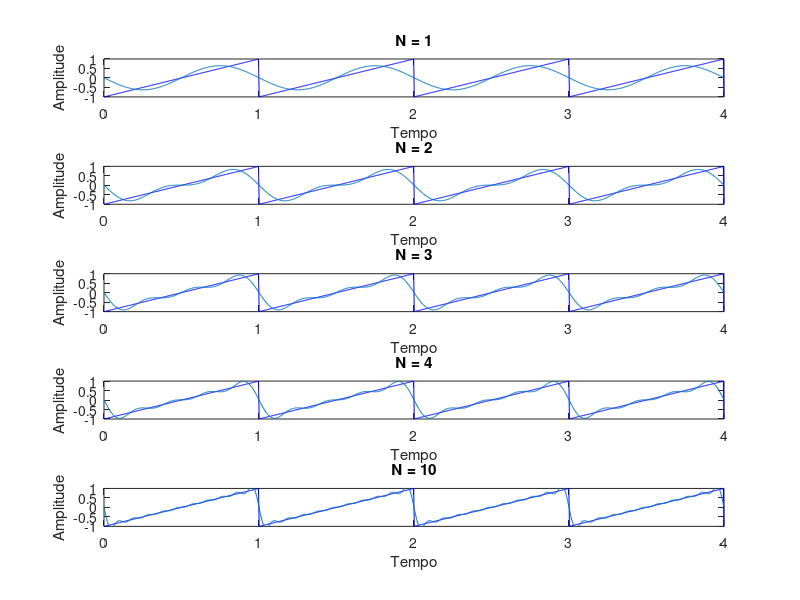

The MATLAB script that drew this image:
%Prob 4

% Parâmetros do sinal
T = 1; % Período
A = 1; % Amplitude
T_janela=4;
n=1024;

% Definir vetor de tempo
t =linspace(0,T_janela,n);

% Número de termos da série de Fourier
N = [1, 2, 3, 4, 10];

% Função dente-de-serra
dente_de_serra = A * sawtooth(2*pi*t/T);

% Inicializar matriz para armazenar os sinais aproximados
x_N = zeros(length(N), length(t));

% Calcular os sinais aproximados para cada valor de N
for i = 1:length(N)
    x_N(i, :) = A/100;
    for n = 1:N(i)
        x_N(i, :) = x_N(i, :) - (A/(pi/2)) * (1/n) * sin(2*pi*n/T * t );
    end
end

% Plot dos sinais aproximados
figure;
for i = 1:length(N)
    subplot(length(N), 1, i);
      plot(t, dente_de_serra, 'b'); hold on;
    plot(t, x_N(i, :));
    xlim([0, T_janela ]);      % Define o intervalo do eixo x
    ylim([-1, 1]);  % Define o intervalo do eixo y
    xlabel('Tempo');
    ylabel('Amplitude');
    title(['N = ', num2str(N(i))]);
end
